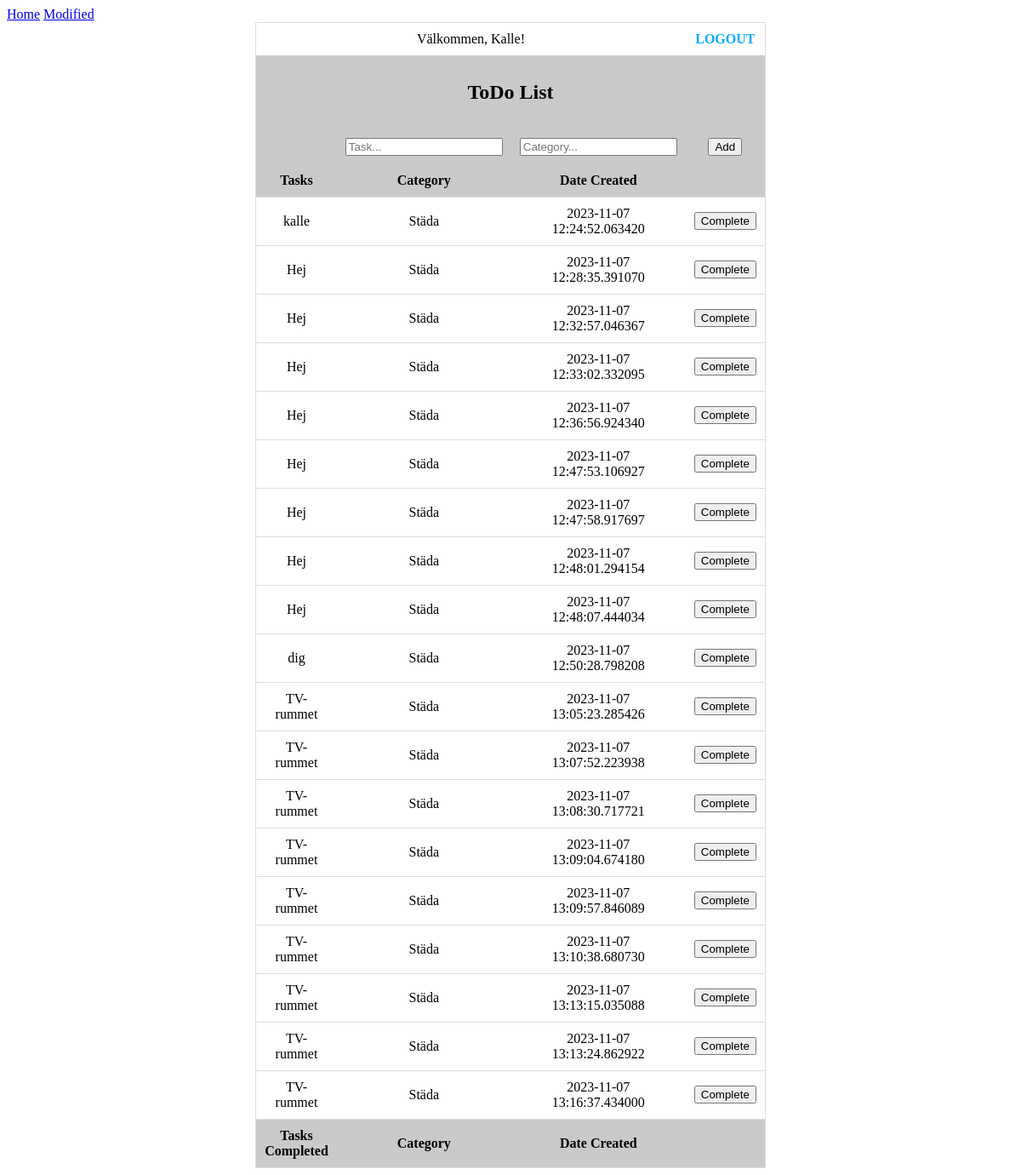
Screenshot of /modified (signed in) with the database file from the repository.
### app.py (models this page shows, shortened)
class Todo(db.Model):
    id = db.Column(db.Integer, primary_key=True)
    content = db.Column(db.String(200), nullable=False)
    completed = db.Column(db.Boolean, default=False)
    categories = db.Column(db.String(200), nullable=False)
    date_created = db.Column(db.DateTime, default=datetime.utcnow)

### app.py (the view)
@app.route("/modified")
def home_modified():
    tasks = Todo.query.all()
    return render_template("modified.html", tasks = tasks)

### templates/modified.html (shortened to what this page needs)
<!DOCTYPE html>
{% extends "base.html" %}
    {% block content %}
    <div class="table-container">
    <table class="list-table">
        <tr>
            {% if 'user' in session %}
                <td colspan="3">Välkommen, {{ session['user'] }}!</td>
                <td>
                    <a class="futuristic-links" href="/logout">Logout</a>
                </td>
            {% endif %}
        </tr>
        <tr>
            <th colspan="4"><h2>ToDo List</h2></th>
        </tr>
        {% if 'user' not in session%}
        <td colspan="4">Du måste <a href="register">registrera</a> dig eller <a href="/login">logga in<a> för att se eller skapa Todo lista</d>
        {% elif tasks %}
        <tr>
            <form id ="MyForm" method="POST" action="/tasks">
                <th></th>
                <th><input type="text" name="content" placeholder="Task..." required></th>
                <th><input type="text" name="categories" placeholder="Category..." required></th>
                <th><button type="submit" class="addBtn">Add</button></td>
                </form>
        </tr>
        <tr>
            <th>Tasks</1th>
            <th>Category</th>
            <th>Date Created</th>
            <th>
            </th>
        </tr>
            {% for task in tasks %}
                {% if not task.completed%}
                    <tr class="list-item">
                        <td>{{ task.content }}</td>
                        <td>{{ task.categories }}</td>
                        <td>{{ task.date_created }}</td>
                        <td>
                            <form method="POST" action="/update_tasks/{{ task.id }}" class="updateBtn">
                                <button type="submit" class="updateBtn">Complete</button>
                            </form>
                        </td>
                    </tr>
                {% endif %}
            {% endfor %}
        {% endif %}
        {%if 'user' not in session%}
        {%else%}
        <tr>
            <th>Tasks Completed</1th>
            <th>Category</th>
            <th>Date Created</th>
            <th></th>
        </tr>
        {% endif %}
    </table>
    {% endblock %}

### static/style.css (style rules this page uses)
.list-table { width: 40%; max-height: 0px; overflow-y: auto; border-collapse: collapse; border: 1px solid #ddd; }
.list-table th, .list-table td { border: 0; padding: 10px; text-align: center; }
.list-table th { background-color: #cacaca; font-weight: bold; }
.list-item { border: 1px solid #ddd; }
.table-container { display: flex; justify-content: center; align-items: center; }
.futuristic-links { font-size: 16px; text-transform: uppercase; font-weight: bold; color: #00aaff; text-decoration: none; transition: color 0.3s; }

### rows the page displays
Todo: user "Kalle", content "kalle", categories "Städa", date_created "2023-11-07 12:24:52.063420"
Todo: content "Hej", categories "Städa", date_created "2023-11-07 12:28:35.391070"
Todo: content "Hej", categories "Städa", date_created "2023-11-07 12:32:57.046367"
Todo: content "Hej", categories "Städa", date_created "2023-11-07 12:33:02.332095"
Todo: content "Hej", categories "Städa", date_created "2023-11-07 12:36:56.924340"
Todo: content "Hej", categories "Städa", date_created "2023-11-07 12:47:53.106927"
Todo: content "Hej", categories "Städa", date_created "2023-11-07 12:47:58.917697"
Todo: content "Hej", categories "Städa", date_created "2023-11-07 12:48:01.294154"
Todo: content "Hej", categories "Städa", date_created "2023-11-07 12:48:07.444034"
Todo: content "dig", categories "Städa", date_created "2023-11-07 12:50:28.798208"
Todo: content "TV-rummet", categories "Städa", date_created "2023-11-07 13:05:23.285426"
Todo: content "TV-rummet", categories "Städa", date_created "2023-11-07 13:07:52.223938"
Todo: content "TV-rummet", categories "Städa", date_created "2023-11-07 13:08:30.717721"
Todo: content "TV-rummet", categories "Städa", date_created "2023-11-07 13:09:04.674180"
Todo: content "TV-rummet", categories "Städa", date_created "2023-11-07 13:09:57.846089"
Todo: content "TV-rummet", categories "Städa", date_created "2023-11-07 13:10:38.680730"
Todo: content "TV-rummet", categories "Städa", date_created "2023-11-07 13:13:15.035088"
Todo: content "TV-rummet", categories "Städa", date_created "2023-11-07 13:13:24.862922"
Todo: content "TV-rummet", categories "Städa", date_created "2023-11-07 13:16:37.434000"
